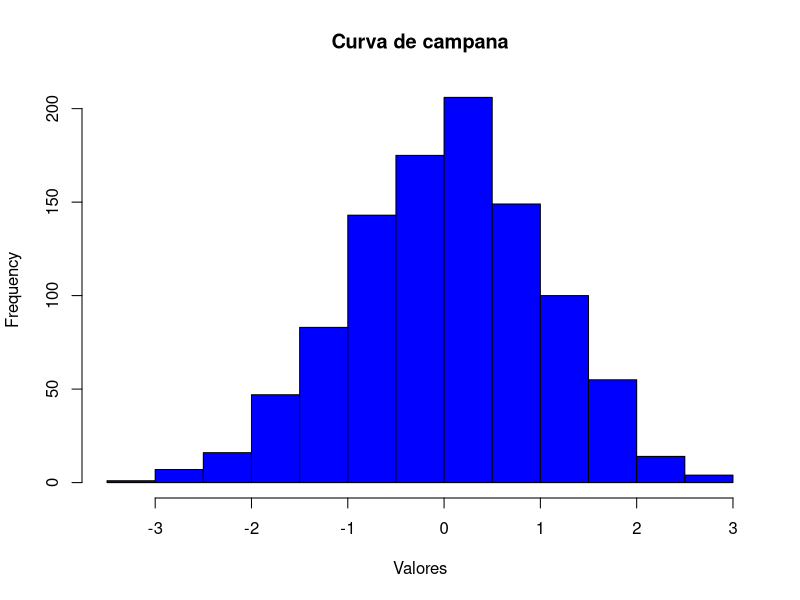

The R script that drew this image:

## Lo Básico ##
# Ejercicio 1
print("Ejercicio 1")
secuencia <- 20:50
media <- mean(20:60)
suma <- sum(51:91)

print(secuencia)
print(media)
print(suma)

# Ejercicio 2
print("Ejercicio 2")

for (i in 1:100) {
  if (i %% 3 == 0 && i %% 5 == 0) {
    print("FizzBuzz")
  } else if (i %% 3 == 0) {
    print("Fizz")
  } else if (i %% 5 == 0) {
    print("Buzz")
  } else {
    print(i)
  }
}

# Ejercicio 3 Obtener los 10 primeros numeros de la sucesión de fibonacci
print("Ejercicio 3")

fibonacci <- function(n) {
  if (n == 0) {
    return(0)
  } else if (n == 1) {
    return(1)
  } else {
    return(fibonacci(n - 1) + fibonacci(n - 2))
  }
}

for (i in 0:10) {
  print(fibonacci(i))
}


# Ejercicio 4 Escriba un programa en R para obtener todos los números primos hasta un número dado 
print("Ejercicio 4")

primos <- function(n) {
  i <- 2
  while (i <= n) {
    j <- 2
    while (j <= i) {
      if (i == j) {
        print(i)
      }
      if (i %% j == 0) {
        break
      }
      j <- j + 1
    }
    i <- i + 1
  }
}

primos(100)

# Ejercicio 5 Escriba un programa en R para crear una curva de campana de una distribución normal aleatoria
print("Ejercicio 5")
valores <- rnorm(1000, mean = 0, sd = 1)
hist(valores, col = "blue", main = "Curva de campana", xlab = "Valores")

# Ejercicio 6 Escriba un programa R para crear una lista de elementos usando vectores, matrices y funciones. Imprime el contenido de la lista.
print("Ejercicio 6")
print('no entendi bien el ejercicio')

# Ejercicio 7 Escriba un programa en R para crear una matriz de 5 x 4, una matriz de 3 x 3 con etiquetas y rellene la matriz por filas y una matriz de 2 x 2 con etiquetas y rellene la matriz por columnas.
print("Ejercicio 7")
matriz1 <- matrix(1:20, nrow = 5, ncol = 4)
print(matriz1)
matriz2 <- matrix(1:9, nrow = 3, ncol = 3, byrow = TRUE)
print(matriz2)
matriz3 <- matrix(1:4, nrow = 2, ncol = 2, byrow = FALSE)
print(matriz3)

# Ejercicio 8 Escriba un programa en R para crear una matriz, pasando un vector de valores y un vector de dimensiones. También proporcione nombres para cada dimensión.
print("Ejercicio 8")
vector <- c(1, 2, 3, 4, 5, 6, 7, 8, 9)
dimensiones <- c(3, 3)
make_matrix <- function(vector, dimensiones) {
  matrix(vector, nrow = dimensiones[1], ncol = dimensiones[2])
}
print(make_matrix(vector, dimensiones))


# Ejercicio 9
# Crear una matriz con tres columnas, tres filas y dos "matrices", tomando dos vectores como entrada para la matriz. Imprimir la matriz.
print("Ejercicio 9")
vector1 <- c(1, 2, 3)
vector2 <- c(4, 5, 6)
matriz_2x3 <- matrix(c(vector1, vector2), nrow = 2, ncol = 3, byrow = TRUE)
print(matriz_2x3)


# Ejercicio 10 Escriba un programa R para crear un data.frame que contenga detalles (genero, edad, rut, dirección, profesión) de 5 empleados y muestre un resumen de los datos.
print("Ejercicio 10")
genero <- c("M", "F", "M", "F", "M")
edad <- c(20, 30, 40, 50, 60)   
rut <- c("1-1", "2-2", "3-3", "4-4", "5-5")
direccion <- c("direccion1", "direccion2", "direccion3", "direccion4", "direccion5")
profesion <- c("profesion1", "profesion2", "profesion3", "profesion4", "profesion5")
empleados <- data.frame(genero, edad, rut, direccion, profesion)
print(empleados)

# VECTORES
# Ejercicio 1
# Vectores de diferentes tipos y longitudes
num_vector <- c(1.5, 2.3, 3.7, 4.2, 5.1, 6.8)
complex_vector <- c(1 + 2i, 2 + 3i, 3 + 4i, 4 + 5i, 5 + 6i, 6 + 7i)
logical_vector <- c(TRUE, FALSE, TRUE, TRUE, FALSE, FALSE)
char_vector <- c("apple", "banana", "cherry", "date", "elderberry", "fig")

# Ejercicio 2
# Sumar dos vectores de tipo entero
vector1 <- c(1, 2, 3)
vector2 <- c(4, 5, 6)
suma_vector <- vector1 + vector2
print(suma_vector)
# Ejercicio 3
# Agregar valores a un vector vacío
vector_vacio <- numeric(0)
vector_vacio <- c(vector_vacio, 10, 20, 30)

# Ejercicio 4
# Calcular suma, media y producto de un vector
num_vector <- c(1, 2, 3, 4, 5, 6)
suma <- sum(num_vector)
media <- mean(num_vector)
producto <- prod(num_vector)

# Ejericio 5
# Calcular suma, media y producto de un vector, ignorando NA y NaN
num_vector <- c(1, 2, NA, 4, NaN, 6)
suma <- sum(num_vector, na.rm = TRUE)
media <- mean(num_vector, na.rm = TRUE)
producto <- prod(num_vector, na.rm = TRUE)

# Ejercicio 6
# Ordenar un vector
num_vector <- c(5, 2, 8, 1, 9, 3)
orden_ascendente <- sort(num_vector)
orden_descendente <- sort(num_vector, decreasing = TRUE)

# Ejercicio 7
# Verificar si un vector contiene un elemento
char_vector <- c("apple", "banana", "cherry", "date", "elderberry", "fig")
elemento <- "cherry"
contiene_elemento <- elemento %in% char_vector

# Ejercicio 8
# Encontrar el segundo valor más alto en un vector
num_vector <- c(5, 2, 8, 1, 9, 3)
segundo_max <- sort(num_vector, decreasing = TRUE)[2]

# Ejercicio 9

# Encontrar el enésimo valor más alto en un vector
num_vector <- c(5, 2, 8, 1, 9, 3)
n <- 3  # Cambiar el valor de n según el enésimo valor que desees encontrar
enesimo_max <- sort(num_vector, decreasing = TRUE)[n]

# Ejercicio 10

# Convertir columnas de un data.frame en vectores
data <- data.frame(x = c(1, 2, 3), y = c(4, 5, 6))
vector_x <- data$x
vector_y <- data$y

# Ejercicio 11

# Encontrar elementos en un vector que no están en otro vector
vector1 <- c(1, 2, 3, 4, 5)
vector2 <- c(3, 4, 5, 6, 7)
elementos_faltantes <- setdiff(vector1, vector2)

# Ejercicio 12
# Invertir el orden de un vector
num_vector <- c(1, 2, 3, 4, 5, 6)
vector_invertido <- rev(num_vector)


# Ejercicio 13
# # Encontrar longitud y dimensión de un vector
num_vector <- c(1, 2, 3, 4, 5, 6)
longitud <- length(num_vector)
dimension <- dim(num_vector)  # Los vectores no tienen dimensión, esto devolverá NULL


# Ejercicio 14

# Verificar si los elementos de un vector son mayores que 10
num_vector <- c(5, 12, 8, 15, 9, 20)
mayores_que_10 <- num_vector > 10


# Ejericio 15
# Sumar 3 a cada elemento en un vector
num_vector <- c(5, 12, 8, 15, 9, 20)
nuevo_vector <- num_vector + 3

# Ejercicio 16
# Crear un vector usando el operador : y la función seq()
vector_con_operador <- 1:10
vector_con_seq <- seq(from = 1, to = 10, by = 1)


### MATRICES ###
# Ejercicio 1
# Crear una matriz en blanco
filas <- 3
columnas <- 4
matriz_en_blanco <- matrix(numeric(0), nrow = filas, ncol = columnas)

# Ejercicio 2
# Crear una matriz a partir de un vector dado
vector <- c(1, 2, 3, 4, 5, 6)
filas <- 2
columnas <- 3
matriz <- matrix(vector, nrow = filas, ncol = columnas)

# Ejercicio 3
# Crear una matriz con nombres de fila y columna
vector <- c(1, 2, 3, 4, 5, 6)
filas <- 2
columnas <- 3
nombres_filas <- c("Fila1", "Fila2")
nombres_columnas <- c("Col1", "Col2", "Col3")
matriz_con_nombres <- matrix(vector, nrow = filas, ncol = columnas, byrow = TRUE,
                              dimnames = list(nombres_filas, nombres_columnas))

# Ejercicio 4
# Acceder a elementos en una matriz
# Crear una matriz
matriz <- matrix(1:16, nrow = 4)
elemento_3_2 <- matriz[2, 3]


fila_3 <- matriz[3, ]

columna_4 <- matriz[, 4]

# Imprimir los resultados
print("Elemento en la 3ª columna y 2ª fila:")
print(elemento_3_2)
print("Elementos en la 3ª fila:")
print(fila_3)
print("Elementos en la 4ª columna:")
print(columna_4)


# Ejercicio 5
# Operaciones matriciales básicas
matriz1 <- matrix(1:6, nrow = 2)
matriz2 <- matrix(7:12, nrow = 2)
suma <- matriz1 + matriz2
resta <- matriz1 - matriz2
producto <- matriz1 * matriz2
division <- matriz1 / matriz2

# Ejercicio 6
# Crear una matriz a partir de una lista de vectores
lista_vectores <- list(c(1, 2), c(3, 4), c(5, 6))
matriz_desde_lista <- do.call(rbind, lista_vectores)

# Ejercicio 7
# Extraer submatriz con condiciones
matriz <- matrix(1:20, nrow = 4)
submatriz <- matriz[matriz[, 2] > 7, ]

# Ejercicio 8
# Convertir matriz en arreglo unidimensional
matriz <- matrix(1:6, nrow = 2)
arreglo_unidimensional <- as.vector(matriz)

# Ejercicio 9
# Crear matriz de correlación desde un data.frame
data <- data.frame(x = c(1, 2, 3), y = c(4, 5, 6))
matriz_correlacion <- cor(data)

# Ejercicio 10
# Convertir matriz en lista de columnas-vectores
matriz <- matrix(1:6, nrow = 2)
lista_columnas <- as.list(matriz)

 # Ejercicio 11
 # Encontrar índices de valor máximo y mínimo
matriz <- matrix(1:9, nrow = 3)
indice_max <- which(matriz == max(matriz), arr.ind = TRUE)
indice_min <- which(matriz == min(matriz), arr.ind = TRUE)

# Ejercicio 12
# Rotar una matriz 90 grados en sentido de las agujas del reloj
matriz <- matrix(1:12, nrow = 4)
matriz_rotada <- t(matriz)[, ncol(matriz):1]

# Ejercicio 13
# Concatenar dos matrices con diferentes filas
matriz1 <- matrix(1:6, nrow = 2)
matriz2 <- matrix(7:12, nrow = 2)
matriz_concatenada <- rbind(matriz1, matriz2)

## ARRAYS ##
# Ejercicio 1
# Crear un array de dos matrices 3x3 a partir de dos vectores
vector1 <- 1:9
vector2 <- 10:18
array_2_matrices <- array(c(vector1, vector2), dim = c(3, 3, 2))

# Ejercicio 2
# Crear un array tridimensional utilizando dim()
datos <- 1:24
array_3d <- array(datos, dim = c(3, 4, 2))

# Ejercicio 3

# Imprimir "Dos vectores de diferentes longitudes:"
vector_1 <- c(1,3,4,5)
vector_2 <-  c(10,11,12,13,14,15)
print("Dos vectores de diferentes longitudes:")
print(vector_1)
print(vector_2)

# Crear un nuevo array
resultado = array(c(vector_1, vector_2), dim = c(3, 3, 2))
print("Nuevo array:")
print(resultado)

# Imprimir "La segunda fila de la segunda matriz del array:"
print("La segunda fila de la segunda matriz del array:")
print(resultado[2, , 2])

# Imprimir "El elemento en la tercera fila y tercera columna de la primera matriz:"
print("El elemento en la tercera fila y tercera columna de la primera matriz:")
print(resultado[3, 3, 1])


# Ejercicio 4
# Imprimir elementos específicos de un array de dos matrices
segunda_fila_segunda_matriz <- array_2_matrices[2, , 2]
elemento_3_3_primera_matriz <- array_2_matrices[3, 3, 1]

# Ejercicio 5
# Combinar tres arrays tomando las primeras filas de cada uno
array1 <- matrix(1:9, nrow = 3)
array2 <- matrix(10:18, nrow = 3)
array3 <- matrix(19:27, nrow = 3)
combined_array <- rbind(array1[1, ], array2[1, ], array3[1, ])

# Ejercicio 6
# Crear un array usando columnas, filas y tablas dadas
columnas <- 2
filas <- 3
tablas <- 4
datos <- 1:(columnas * filas * tablas)
array_custom <- array(datos, dim = c(filas, columnas, tablas))

# Ejercicio 7

secuencia_pares <- seq(from = 52, by = 2, length.out = 5 * 3)

matriz_2d_pares <- matrix(secuencia_pares, nrow = 5, ncol = 3, byrow = TRUE)

# Imprimir la matriz resultante
print("Matriz bidimensional 5x3 de enteros pares mayores que 50:")
print(matriz_2d_pares)


# Ejercicio 8
# Crear un array 2D de secuencia de enteros pares mayores que 50
even_sequence <- seq(from = 52, by = 2, length.out = 5 * 3)
array_2d_even <- matrix(even_sequence, nrow = 5, ncol = 3)

## DATAFRAMES ##
# Ejercicio 1

# Crear un data.frame vacío
data_vacio <- data.frame()
# Ejercicio 2

# Crear un data.frame a partir de cuatro vectores dados
vector1 <- c(1, 2, 3)
vector2 <- c("A", "B", "C")
vector3 <- c(TRUE, FALSE, TRUE)
vector4 <- c(10.5, 20.3, 15.2)
data <- data.frame(Columna1 = vector1, Columna2 = vector2,
                   Columna3 = vector3, Columna4 = vector4)
# Ejercicio 3

# Extraer una columna específica de un data.frame por nombre
columna_deseada <- data$Columna2
# Ejercicio 4

# Extraer filas 3 y 5, y columnas 1 y 3 de un data.frame dado
subset_data <- data[c(3, 5), c(1, 3)]
# Ejercicio 5

# Eliminar columna(s) por nombre de un data.frame dado
data_sin_columna <- data[, !(names(data) %in% c("Columna2", "Columna4"))]
# Ejercicio 6

# Ordenar un data.frame dado por varias columnas
data_ordenado <- data[order(data$Columna1, data$Columna3), ]
# Ejercicio 7

# Realizar uniones (fusiones) internas, externas, izquierdas y derechas de dos data.frames
data2 <- data.frame(ID = c(1, 2, 3, 4, 5), y = c("A", "B", "C", "D", "E"))
data1 <- data.frame(ID = c(1, 2, 3, 4, 5), x = c(1, 2, 3, 4, 5))
merged_inner <- merge(data1, data2, by = "ID", all = FALSE)
merged_outer <- merge(data1, data2, by = "ID", all = TRUE)
merged_left <- merge(data1, data2, by = "ID", all.x = TRUE)
merged_right <- merge(data1, data2, by = "ID", all.y = TRUE)
# Ejercicio 8

# Reemplazar valores NA con 3 en un data.frame dado
data_sin_na <- data
data_sin_na[is.na(data_sin_na)] <- 3
# Ejercicio 9

# Cambiar nombres de columna en un data.frame
names(data)[c(2, 4)] <- c("NewColumn2", "NewColumn4")
# Ejercicio 10

# Encontrar filas presentes en el primer data.frame pero no en el segundo
filas_faltantes <- setdiff(data1$ID, data2$ID)
# Ejercicio 11

# Encontrar elementos comunes en dos data.frames
elementos_comunes <- intersect(data1$ID, data2$ID)
# Ejercicio 12

# Encontrar elementos únicos en ambos data.frames
elementos_unicos <- setdiff(intersect(data1$ID, data2$ID), union(data1$ID, data2$ID))
# Ejercicio 13

# Contar valores NA en una columna de un data.frame
num_na <- sum(is.na(data$Columna1))
# Ejercicio 14

# Crear un data.frame utilizando dos vectores y mostrar elementos duplicados y filas únicas
vector1 <- c(1, 2, 3, 2, 4, 5)
vector2 <- c("A", "B", "C", "A", "D", "E")
data <- data.frame(Columna1 = vector1, Columna2 = vector2)
duplicados <- data[duplicated(data), ]
unicos <- data[!duplicated(data), ]
# Ejercicio 15

# Cargar el conjunto de datos airquality
data(airquality)

# Eliminar las variables 'Solar.R' y 'Wind'
airquality <- airquality[, !(names(airquality) %in% c("Solar.R", "Wind"))]


### LISTAS ###

# Ejercicio 1

# Crear una lista que contenga un vector, una matriz y una lista con nombres
mi_lista <- list(miVar = c(1, 2, 3), miMatriz = matrix(1:6, nrow = 2),
                 miOtraLista = list("a", "b", "c"))
# Ejercicio 2

# Acceder al primer y segundo elemento de la lista
primer_elemento <- mi_lista$miVar
segundo_elemento <- mi_lista$miMatriz
# Ejercicio 3

# Agregar un elemento al final de la lista
mi_lista$miNuevaLista <- list(10, 20, 30)
# Ejercicio 4

# Seleccionar el segundo elemento de una lista anidada
segundo_elemento_anidado <- mi_lista$miOtraLista[[2]]
# Ejercicio 5

# Fusionar dos listas en una
otra_lista <- list("x", "y", "z")
lista_fusionada <- c(mi_lista, otra_lista)
# Ejercicio 6

# Convertir una lista en vector
vector_de_lista <- unlist(mi_lista$miVar)
# Ejercicio 7

# Crear una lista de data.frames y acceder a cada uno de ellos
df1 <- data.frame(x = 1:3, y = c("A", "B", "C"))
df2 <- data.frame(a = 4:6, b = c("X", "Y", "Z"))
lista_de_dfs <- list(df1, df2)
primer_df <- lista_de_dfs[[1]]
segundo_df <- lista_de_dfs[[2]]
# Ejercicio 8

# Contar el número de objetos en una lista
num_objetos <- length(mi_lista)
# Ejercicio 9

# Convertir un data.frame en una lista por filas
df <- data.frame(x = 1:3, y = c("A", "B", "C"))
lista_por_filas <- split(df, seq(nrow(df)))
# Ejercicio 10

# Convertir una matriz en una lista
matriz <- matrix(1:6, nrow = 2)
lista_de_matriz <- as.list(matriz)
# Ejercicio 11

# Asignar NULL a un elemento de lista
mi_lista$miVar <- NULL
# Ejercicio 12

# Crear una lista con una secuencia de letras mayúsculas
letras_mayusculas <- letters[5:19]
mi_lista <- list(miSecuencia = letras_mayusculas)
# Ejercicio 13

# Asignar nuevos nombres a elementos de una lista
nombres_nuevos <- c("a", "b", "c")
lista_con_nombres <- list("A", "B", "C")
names(lista_con_nombres) <- nombres_nuevos
# Ejercicio 14

# Obtener la longitud de los dos primeros vectores de una lista
longitud_vector1 <- length(mi_lista$a)
longitud_vector2 <- length(mi_lista$b)
# Ejercicio 15

# Encontrar elementos de una lista que no están en otra lista
lista1 <- list("a", "b", "c", "d")
lista2 <- list("b", "d", "e")
elementos_faltantes <- setdiff(lista1, lista2)

## FACTORS ##

# Ejercicio 1

# Encontrar los niveles de factor de un vector dado
mi_vector <- c("A", "B", "A", "C", "B", "D")
niveles <- levels(factor(mi_vector))
# Ejercicio 2

# Cambiar el primer nivel de un factor con otro nivel de un factor dado
mi_factor <- factor(c("A", "B", "A", "C", "B", "D"))
nuevos_niveles <- levels(mi_factor)
nuevos_niveles[1] <- "E"
mi_factor <- factor(mi_factor, levels = nuevos_niveles)
# Ejercicio 3

# Crear un factor ordenado a partir de los nombres de los meses
nombres_meses <- c("enero", "febrero", "marzo", "abril", "mayo", "junio",
                   "julio", "agosto", "septiembre", "octubre", "noviembre", "diciembre")
factor_meses <- factor(nombres_meses, ordered = TRUE, levels = nombres_meses)
# Ejercicio 4

# Concatenar dos factores en un solo factor
factor1 <- factor(c("A", "B", "C"))
factor2 <- factor(c("D", "E", "F"))
factor_concatenado <- factor(c(factor1, factor2))
# Ejercicio 5

# Extraer los cinco niveles de factor creados a partir de letters
muestra_aleatoria <- sample(letters, 10)
factor_muestra <- factor(muestra_aleatoria)
cinco_niveles <- levels(sample(factor_muestra, 5))
# Ejercicio 6

# Crear un factor correspondiente a datos de altura y peso de mujeres
altura <- c(160, 170, 165, 155, 180)
peso <- c(60, 70, 55, 50, 75)
data_mujeres <- data.frame(Altura = altura, Peso = peso)
factor_mujeres <- factor(data_mujeres$Altura, levels = data_mujeres$Altura)